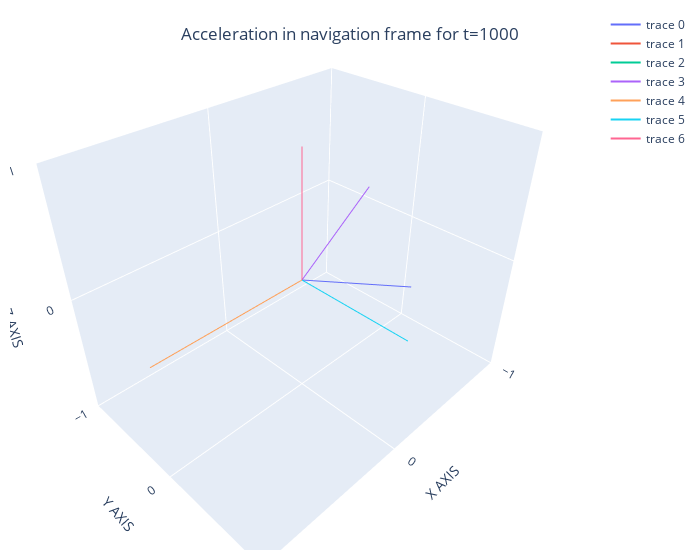

This figure's notebook cell:
### Code cell
x_axis = [1,0,0]
y_axis = [0,1,0]
z_axis = [0,0,1]

nav_repr_x = navigation_acc( R= df.loc[1000, "r"] , acc= x_axis)
nav_repr_y = navigation_acc( R= df.loc[1000, "r"] , acc= x_axis)
nav_repr_z = navigation_acc( R= df.loc[1000, "r"] , acc= x_axis)
nav_repr_acc = [df.loc[0, "nav_ax"], df.loc[1000, "nav_ay"], df.loc[0, "nav_az"]]
print(nav_repr_y)

fig = go.Figure(data=[go.Scatter3d(mode='lines',x= [0,nav_repr_acc[0]], y= [0,nav_repr_acc[1]], z =[0,nav_repr_acc[2]], marker=dict(size=1)),
                      go.Scatter3d(mode='lines',x= [0,nav_repr_x[0]], y= [0,nav_repr_x[1]], z =[0,nav_repr_x[2]], marker=dict(size=1)),
                      go.Scatter3d(mode='lines',x= [0,nav_repr_y[0]], y= [0,nav_repr_y[1]], z =[0,nav_repr_y[2]], marker=dict(size=1)),
                      go.Scatter3d(mode='lines',x= [0,nav_repr_z[0]], y= [0,nav_repr_z[1]], z =[0,nav_repr_z[2]], marker=dict(size=1)),
                      go.Scatter3d(mode='lines',x= [0,1], y= [0,0], z =[0,0], marker=dict(size=1)),
                      go.Scatter3d(mode='lines',x= [0,0], y= [0,1], z =[0,0], marker=dict(size=1)),
                      go.Scatter3d(mode='lines',x= [0,0], y= [0,0], z =[0,1], marker=dict(size=1))])
fig.update_layout(
            title= {'text': "Acceleration in navigation frame for t=1000", 'y':0.95, 'x':0.5, 'xanchor': 'center', 'yanchor': 'top'},
            scene = dict(
                xaxis_title='X AXIS',
                yaxis_title='Y AXIS',
                zaxis_title='Z AXIS',
                xaxis = dict(nticks=4, range=[-1,1],),
                yaxis = dict(nticks=4, range=[-1,1],),
                zaxis = dict(nticks=4, range=[-1,1],)),
                width=700,
                margin=dict(r=20, b=10, l=10, t=10))
fig.show()

### Figure 1 — Plotly figure (JSON) as saved in the notebook; plotly's stock layout.template omitted (floating-point values rounded to 4 significant figures)
{"data": [{"marker": {"size": 1}, "mode": "lines", "type": "scatter3d", "x": [0, -0.8471], "y": [0, 0.2149], "z": [0, -0.5059]}, {"marker": {"size": 1}, "mode": "lines", "type": "scatter3d", "x": [0, -0.9017], "y": [0, -0.3919], "z": [0, 0.1826]}, {"marker": {"size": 1}, "mode": "lines", "type": "scatter3d", "x": [0, -0.9017], "y": [0, -0.3919], "z": [0, 0.1826]}, {"marker": {"size": 1}, "mode": "lines", "type": "scatter3d", "x": [0, -0.9017], "y": [0, -0.3919], "z": [0, 0.1826]}, {"marker": {"size": 1}, "mode": "lines", "type": "scatter3d", "x": [0, 1], "y": [0, 0], "z": [0, 0]}, {"marker": {"size": 1}, "mode": "lines", "type": "scatter3d", "x": [0, 0], "y": [0, 1], "z": [0, 0]}, {"marker": {"size": 1}, "mode": "lines", "type": "scatter3d", "x": [0, 0], "y": [0, 0], "z": [0, 1]}], "layout": {"margin": {"b": 10, "l": 10, "r": 20, "t": 10}, "scene": {"xaxis": {"nticks": 4, "range": [-1, 1], "title": {"text": "X AXIS"}}, "yaxis": {"nticks": 4, "range": [-1, 1], "title": {"text": "Y AXIS"}}, "zaxis": {"nticks": 4, "range": [-1, 1], "title": {"text": "Z AXIS"}}}, "title": {"text": "Acceleration in navigation frame for t=1000", "x": 0.5, "xanchor": "center", "y": 0.95, "yanchor": "top"}, "width": 700}}
